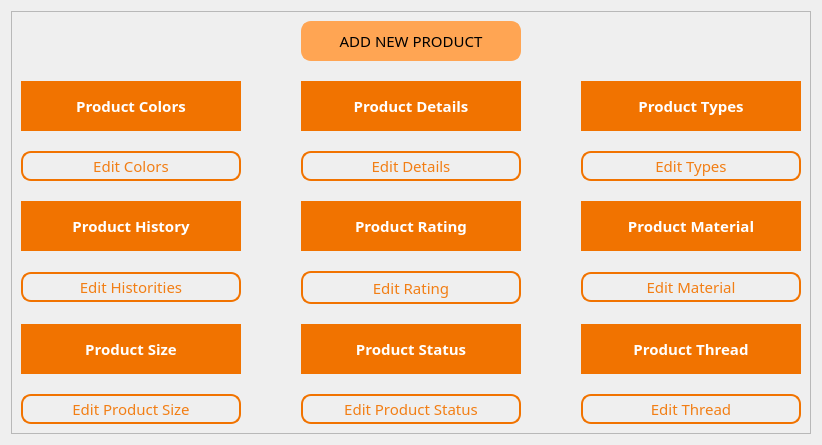
                <widget class="QWidget" name="tab_3">
                 <attribute name="title">
                  <string>Product</string>
                 </attribute>
                 <layout class="QVBoxLayout" name="verticalLayout_7">
                  <item>
                   <widget class="QFrame" name="frame_4">
                    <property name="styleSheet">
                     <string notr="true">QLabel{color:white;background-color:#F17300; border: solid white; border-radius: 0px;}
QPushButton{color:#F27E14; border:2px solid #F17300; border-radius: 10px;padding:2px;}
QPushButton::hover{border:2px solid white; background-color:#F27E14; color:white;}
QPushButton#addButton{color: black; background-color: #FFA553; border: 2px solid #FFA553;}
QPushButton#addButton::hover{color:#FFA553; background-color: black; border: 2px solid black;}
</string>
                    </property>
                    <property name="frameShape">
                     <enum>QFrame::StyledPanel</enum>
                    </property>
                    <property name="frameShadow">
                     <enum>QFrame::Raised</enum>
                    </property>
                    <layout class="QGridLayout" name="gridLayout_2">
                     <property name="horizontalSpacing">
                      <number>60</number>
                     </property>
                     <property name="verticalSpacing">
                      <number>20</number>
                     </property>
                     <item row="1" column="1">
                      <widget class="QLabel" name="label_4">
                       <property name="minimumSize">
                        <size>
                         <width>220</width>
                         <height>50</height>
                        </size>
                       </property>
                       <property name="maximumSize">
                        <size>
                         <width>220</width>
                         <height>50</height>
                        </size>
                       </property>
                       <property name="font">
                        <font>
                         <family>Montserrat</family>
                         <pointsize>11</pointsize>
                         <weight>75</weight>
                         <bold>true</bold>
                        </font>
                       </property>
                       <property name="text">
                        <string>Product Details</string>
                       </property>
                       <property name="alignment">
                        <set>Qt::AlignCenter</set>
                       </property>
                      </widget>
                     </item>
                     <item row="1" column="2">
                      <widget class="QLabel" name="label_5">
                       <property name="minimumSize">
                        <size>
                         <width>220</width>
                         <height>50</height>
                        </size>
                       </property>
                       <property name="maximumSize">
                        <size>
                         <width>220</width>
                         <height>50</height>
                        </size>
                       </property>
                       <property name="font">
                        <font>
                         <family>Montserrat</family>
                         <pointsize>11</pointsize>
                         <weight>75</weight>
                         <bold>true</bold>
                        </font>
                       </property>
                       <property name="text">
                        <string>Product Types</string>
                       </property>
                       <property name="alignment">
                        <set>Qt::AlignCenter</set>
                       </property>
                      </widget>
                     </item>
                     <item row="3" column="1">
                      <widget class="QLabel" name="label_7">
                       <property name="minimumSize">
                        <size>
                         <width>220</width>
                         <height>50</height>
                        </size>
                       </property>
                       <property name="maximumSize">
                        <size>
                         <width>220</width>
                         <height>50</height>
                        </size>
                       </property>
                       <property name="font">
                        <font>
                         <family>Montserrat</family>
                         <pointsize>11</pointsize>
                         <weight>75</weight>
                         <bold>true</bold>
                        </font>
                       </property>
                       <property name="text">
                        <string>Product Rating</string>
                       </property>
                       <property name="alignment">
                        <set>Qt::AlignCenter</set>
                       </property>
                      </widget>
                     </item>
                     <item row="4" column="2">
                      <widget class="QPushButton" name="edit_mat">
                       <property name="minimumSize">
                        <size>
                         <width>220</width>
                         <height>30</height>
                        </size>
                       </property>
                       <property name="maximumSize">
                        <size>
                         <width>220</width>
                         <height>30</height>
                        </size>
                       </property>
                       <property name="font">
                        <font>
                         <family>Montserrat</family>
                         <pointsize>11</pointsize>
                        </font>
                       </property>
                       <property name="cursor">
                        <cursorShape>PointingHandCursor</cursorShape>
                       </property>
                       <property name="text">
                        <string>Edit Material</string>
                       </property>
                      </widget>
                     </item>
                     <item row="2" column="1">
                      <widget class="QPushButton" name="edit_proddet">
                       <property name="minimumSize">
                        <size>
                         <width>220</width>
                         <height>30</height>
                        </size>
                       </property>
                       <property name="maximumSize">
                        <size>
                         <width>220</width>
                         <height>30</height>
                        </size>
                       </property>
                       <property name="font">
                        <font>
                         <family>Montserrat</family>
                         <pointsize>11</pointsize>
                        </font>
                       </property>
                       <property name="cursor">
                        <cursorShape>PointingHandCursor</cursorShape>
                       </property>
                       <property name="text">
                        <string>Edit Details</string>
                       </property>
                      </widget>
                     </item>
                     <item row="3" column="0">
                      <widget class="QLabel" name="label_6">
                       <property name="minimumSize">
                        <size>
                         <width>220</width>
                         <height>50</height>
                        </size>
                       </property>
                       <property name="maximumSize">
                        <size>
                         <width>220</width>
                         <height>50</height>
                        </size>
                       </property>
                       <property name="font">
                        <font>
                         <family>Montserrat</family>
                         <pointsize>11</pointsize>
                         <weight>75</weight>
                         <bold>true</bold>
                        </font>
                       </property>
                       <property name="text">
                        <string>Product History</string>
                       </property>
                       <property name="alignment">
                        <set>Qt::AlignCenter</set>
                       </property>
                      </widget>
                     </item>
                     <item row="2" column="2">
                      <widget class="QPushButton" name="edit_type">
                       <property name="minimumSize">
                        <size>
                         <width>220</width>
                         <height>30</height>
                        </size>
                       </property>
                       <property name="maximumSize">
                        <size>
                         <width>220</width>
                         <height>30</height>
                        </size>
                       </property>
                       <property name="font">
                        <font>
                         <family>Montserrat</family>
                         <pointsize>11</pointsize>
                        </font>
                       </property>
                       <property name="cursor">
                        <cursorShape>PointingHandCursor</cursorShape>
                       </property>
                       <property name="text">
                        <string>Edit Types</string>
                       </property>
                      </widget>
                     </item>
                     <item row="1" column="0">
                      <widget class="QLabel" name="label_3">
                       <property name="minimumSize">
                        <size>
                         <width>220</width>
                         <height>50</height>
                        </size>
                       </property>
                       <property name="maximumSize">
                        <size>
                         <width>220</width>
                         <height>50</height>
                        </size>
                       </property>
                       <property name="font">
                        <font>
                         <family>Montserrat</family>
                         <pointsize>11</pointsize>
                         <weight>75</weight>
                         <bold>true</bold>
                        </font>
                       </property>
                       <property name="text">
                        <string>Product Colors</string>
                       </property>
                       <property name="alignment">
                        <set>Qt::AlignCenter</set>
                       </property>
                      </widget>
                     </item>
                     <item row="2" column="0">
                      <widget class="QPushButton" name="edit_color">
                       <property name="minimumSize">
                        <size>
                         <width>220</width>
                         <height>30</height>
                        </size>
                       </property>
                       <property name="maximumSize">
                        <size>
                         <width>220</width>
                         <height>30</height>
                        </size>
                       </property>
                       <property name="font">
                        <font>
                         <family>Montserrat</family>
                         <pointsize>11</pointsize>
                        </font>
                       </property>
                       <property name="cursor">
                        <cursorShape>PointingHandCursor</cursorShape>
                       </property>
                       <property name="text">
                        <string>Edit Colors</string>
                       </property>
                      </widget>
                     </item>
                     <item row="0" column="1">
                      <widget class="QPushButton" name="addButton">
                       <property name="minimumSize">
                        <size>
                         <width>220</width>
                         <height>40</height>
                        </size>
                       </property>
                       <property name="maximumSize">
                        <size>
                         <width>220</width>
                         <height>40</height>
                        </size>
                       </property>
                       <property name="font">
                        <font>
                         <family>Montserrat</family>
                         <pointsize>11</pointsize>
                        </font>
                       </property>
                       <property name="cursor">
                        <cursorShape>PointingHandCursor</cursorShape>
                       </property>
                       <property name="styleSheet">
                        <string notr="true"/>
                       </property>
                       <property name="text">
                        <string>ADD NEW PRODUCT</string>
                       </property>
                      </widget>
                     </item>
                     <item row="4" column="0">
                      <widget class="QPushButton" name="edit_hist">
                       <property name="minimumSize">
                        <size>
                         <width>220</width>
                         <height>30</height>
                        </size>
                       </property>
                       <property name="maximumSize">
                        <size>
                         <width>220</width>
                         <height>30</height>
                        </size>
                       </property>
                       <property name="font">
                        <font>
                         <family>Montserrat</family>
                         <pointsize>11</pointsize>
                        </font>
                       </property>
                       <property name="cursor">
                        <cursorShape>PointingHandCursor</cursorShape>
                       </property>
                       <property name="text">
                        <string>Edit Historities</string>
                       </property>
                      </widget>
                     </item>
                     <item row="4" column="1">
                      <widget class="QPushButton" name="edit_rate">
                       <property name="minimumSize">
                        <size>
                         <width>220</width>
                         <height>33</height>
                        </size>
                       </property>
                       <property name="maximumSize">
                        <size>
                         <width>220</width>
                         <height>33</height>
                        </size>
                       </property>
                       <property name="font">
                        <font>
                         <family>Montserrat</family>
                         <pointsize>11</pointsize>
                        </font>
                       </property>
                       <property name="cursor">
                        <cursorShape>PointingHandCursor</cursorShape>
                       </property>
                       <property name="text">
                        <string>Edit Rating</string>
                       </property>
                      </widget>
                     </item>
                     <item row="3" column="2">
                      <widget class="QLabel" name="label_8">
                       <property name="minimumSize">
                        <size>
                         <width>220</width>
                         <height>50</height>
                        </size>
                       </property>
                       <property name="maximumSize">
                        <size>
                         <width>220</width>
                         <height>50</height>
                        </size>
                       </property>
                       <property name="font">
                        <font>
                         <family>Montserrat</family>
                         <pointsize>11</pointsize>
                         <weight>75</weight>
                         <bold>true</bold>
                        </font>
                       </property>
                       <property name="text">
                        <string>Product Material</string>
                       </property>
                       <property name="alignment">
                        <set>Qt::AlignCenter</set>
                       </property>
                      </widget>
                     </item>
                     <item row="5" column="0">
                      <widget class="QLabel" name="label_20">
                       <property name="minimumSize">
                        <size>
                         <width>220</width>
                         <height>50</height>
                        </size>
                       </property>
                       <property name="maximumSize">
                        <size>
                         <width>220</width>
                         <height>50</height>
                        </size>
                       </property>
                       <property name="font">
                        <font>
                         <family>Montserrat</family>
                         <pointsize>11</pointsize>
                         <weight>75</weight>
                         <bold>true</bold>
                        </font>
                       </property>
                       <property name="text">
                        <string>Product Size</string>
                       </property>
                       <property name="alignment">
                        <set>Qt::AlignCenter</set>
                       </property>
                      </widget>
                     </item>
                     <item row="6" column="2">
                      <widget class="QPushButton" name="edit_thread">
                       <property name="minimumSize">
                        <size>
                         <width>220</width>
                         <height>30</height>
                        </size>
                       </property>
                       <property name="maximumSize">
                        <size>
                         <width>220</width>
                         <height>30</height>
                        </size>
                       </property>
                       <property name="font">
                        <font>
                         <family>Montserrat</family>
                         <pointsize>11</pointsize>
                        </font>
                       </property>
                       <property name="text">
                        <string>Edit Thread</string>
                       </property>
                      </widget>
                     </item>
                     <item row="6" column="0">
                      <widget class="QPushButton" name="edit_prodsize">
                       <property name="font">
                        <font>
                         <family>Montserrat</family>
                         <pointsize>11</pointsize>
                        </font>
                       </property>
                       <property name="text">
                        <string>Edit Product Size</string>
                       </property>
                      </widget>
                     </item>
                     <item row="5" column="2">
                      <widget class="QLabel" name="label_10">
                       <property name="minimumSize">
                        <size>
                         <width>220</width>
                         <height>50</height>
                        </size>
                       </property>
                       <property name="maximumSize">
                        <size>
                         <width>220</width>
                         <height>50</height>
                        </size>
                       </property>
                       <property name="font">
                        <font>
                         <family>Montserrat</family>
                         <pointsize>11</pointsize>
                         <weight>75</weight>
                         <bold>true</bold>
                        </font>
                       </property>
                       <property name="text">
                        <string>Product Thread</string>
                       </property>
                       <property name="alignment">
                        <set>Qt::AlignCenter</set>
                       </property>
                      </widget>
                     </item>
                     <item row="5" column="1">
                      <widget class="QLabel" name="label_22">
                       <property name="minimumSize">
                        <size>
                         <width>220</width>
                         <height>50</height>
                        </size>
                       </property>
                       <property name="maximumSize">
                        <size>
                         <width>220</width>
                         <height>50</height>
                        </size>
                       </property>
                       <property name="font">
                        <font>
                         <family>Montserrat</family>
                         <pointsize>11</pointsize>
                         <weight>75</weight>
                         <bold>true</bold>
                        </font>
                       </property>
                       <property name="text">
                        <string>Product Status</string>
                       </property>
                       <property name="alignment">
                        <set>Qt::AlignCenter</set>
                       </property>
                      </widget>
                     </item>
                     <item row="6" column="1">
                      <widget class="QPushButton" name="edit_stat">
                       <property name="minimumSize">
                        <size>
                         <width>220</width>
                         <height>30</height>
                        </size>
                       </property>
                       <property name="maximumSize">
                        <size>
                         <width>220</width>
                         <height>30</height>
                        </size>
                       </property>
                       <property name="font">
                        <font>
                         <family>Montserrat</family>
                         <pointsize>11</pointsize>
                        </font>
                       </property>
                       <property name="text">
                        <string>Edit Product Status</string>
                       </property>
                      </widget>
                     </item>
                    </layout>
                   </widget>
                  </item>
                 </layout>
                </widget>
